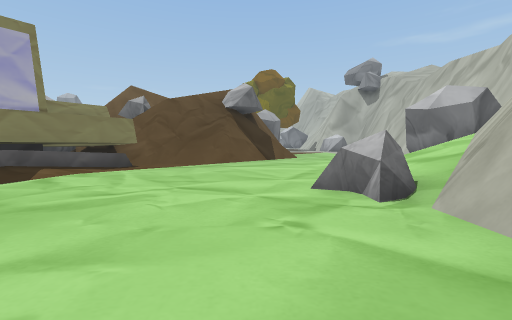
View 1 (above)

24 first-person views from a walk through a 3-D level made in the Unity game engine. The camera is 1.5 m above the floor, tilts 4° down and sees 90° across. The floor is counted in squares, 2 m on a side. Each view is taken from the middle of a square. On the plan, view 1 faces up. The plan holds only what a view shows up to about 9 squares ahead; the rest is blank. The place goes on beyond the plan. Some trees and plants on the terrain are drawn as simple stand-ins. The player character is not drawn. Some surface patterns are stand-ins.

View 2
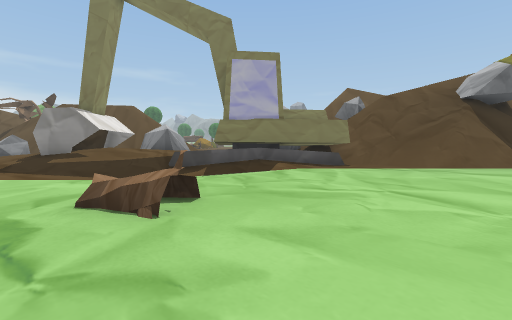

View 3
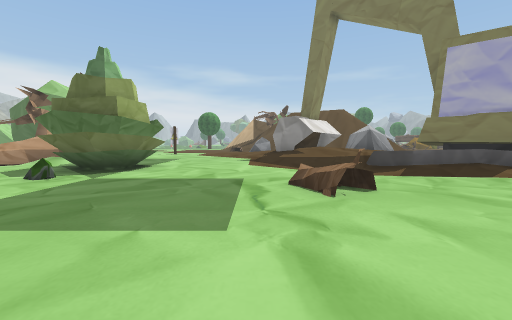

View 4
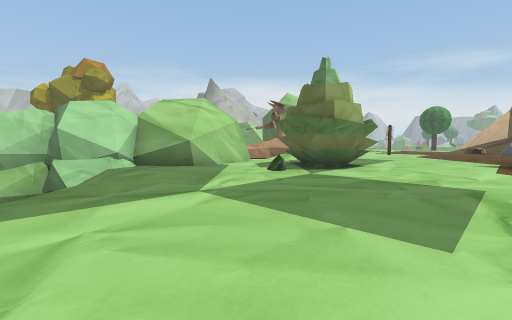

View 5
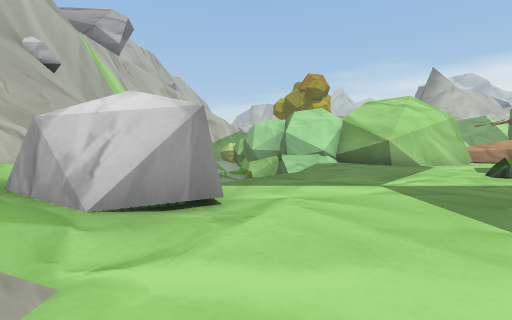

View 6
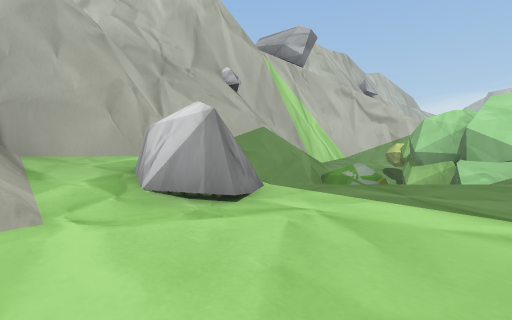

View 7
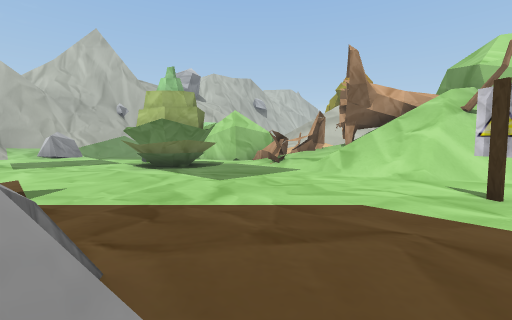

View 8
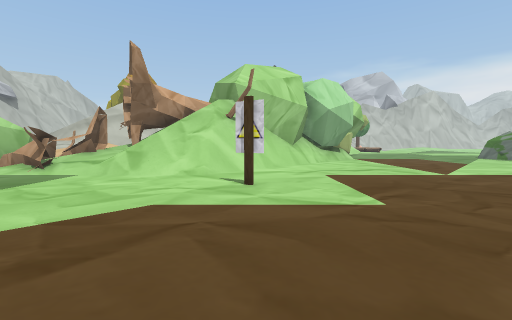

View 9
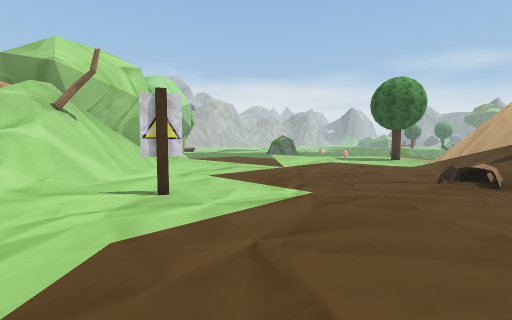

View 10
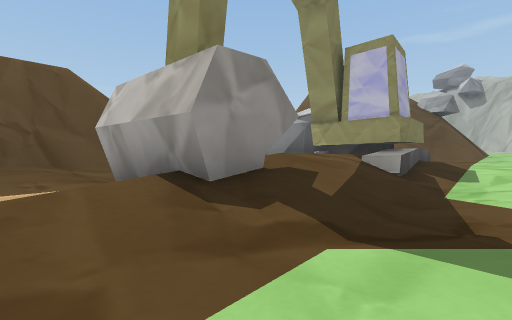

View 11
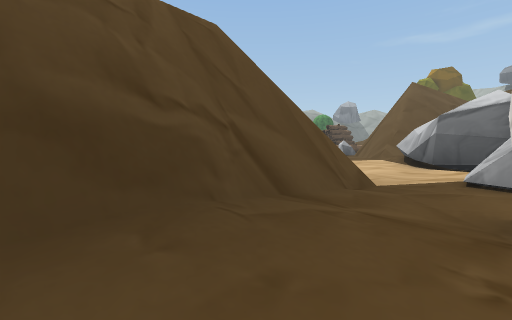

View 12
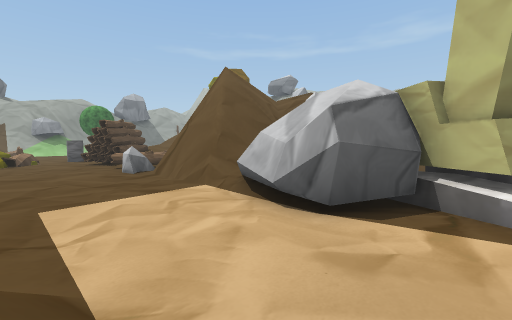

View 13
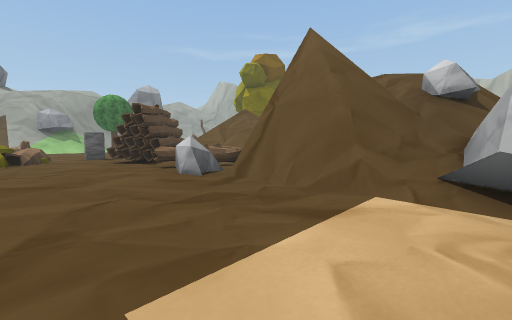

View 14
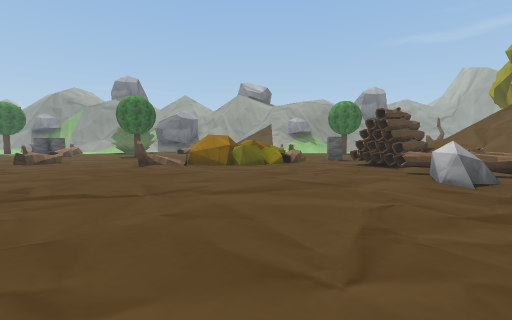

View 15
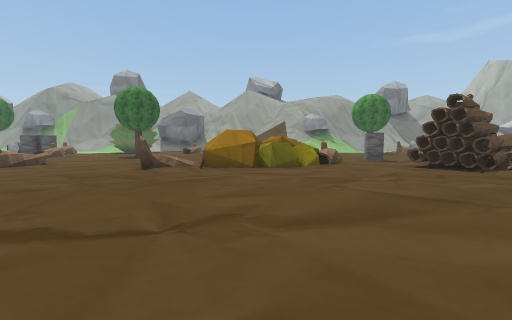

View 16
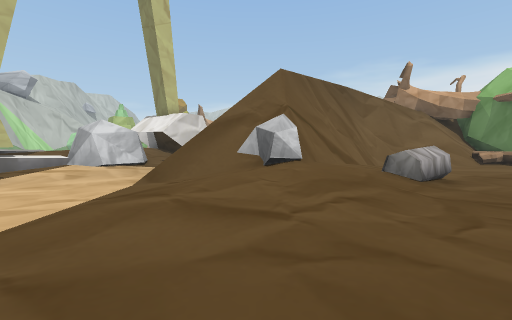

View 17
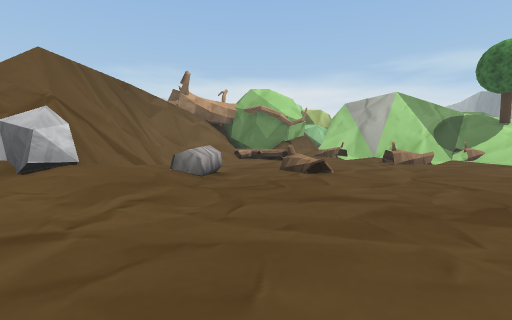

View 18
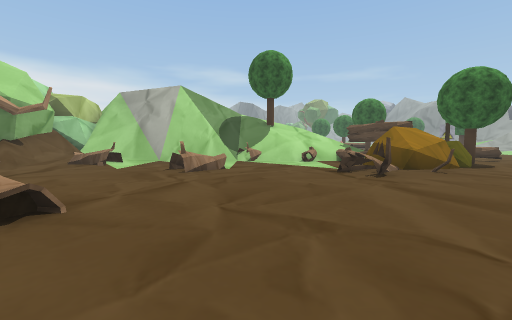

View 19
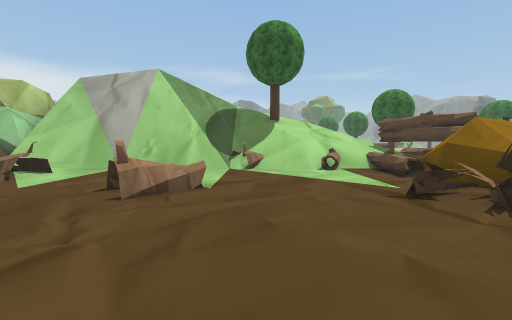

View 20
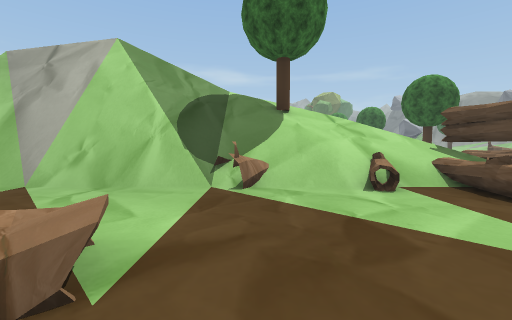

View 21
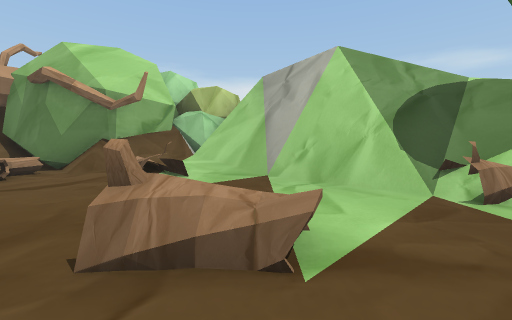

View 22
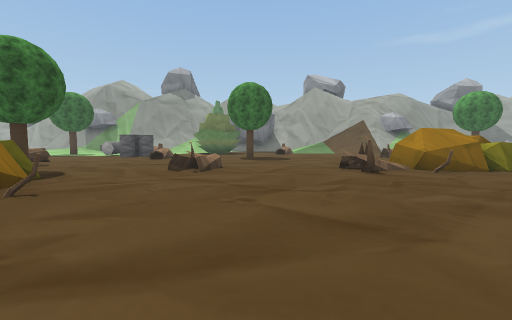

View 23
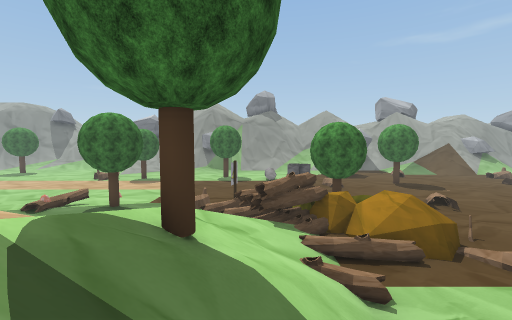

View 24
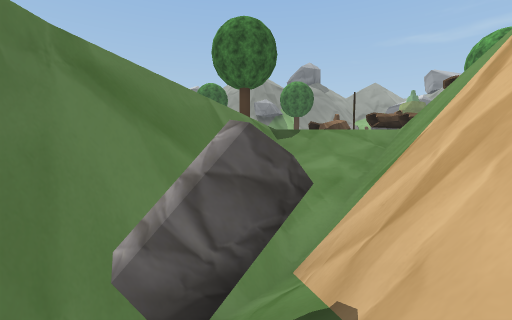

### Floor plan
Key: @ floor where view 1 was taken; # wall or solid block; . main floor; : floor 0.5 m higher than the main floor; - floor 0.5 m lower than the main floor; + floor 0.75 m higher than the main floor; _ floor 0.75 m lower than the main floor; * floor 1.5 m higher than the main floor; / step, stairs or slope; = window, fence, low wall or low ledge; v drop or lower ground; R rock; S stump; T tree; I sign; L log; O other object.
Columns run from 38 left of view 1 to 9 right of it. Each row starts with its distance up from view 1.
 23          ..... .....    SS
 22          O.... S....TTTTS....O/
 21 L   SS    ....SS...T.TTT...OOO*
 20 L:    OO  T................OOO+/
 19 O:   OOOOTTT................OOOO
 18   =////OOTTTT..............OOO
 17   #//=///OTTT..............RR#
 16  v#/#v///OO..T.............R##
 15 v ###v///O..................# vv
 14 ####v T//...................#  #=//  R
 13   /#  ///S..................####R//  R#
 12   /   //==..S...............////RR   R#
 11       //#...S....S....:.....RRR //  /v#
 10       //#.......S....:+.....RRR    //=/
  9       /##..........O:RR//...RRR###.......   RR
  8       ##/..S......../#///....#####.......    R
  7       #//::/..O..../#v///.../#####.......
  6       #=#///.LL.../##v/==.RRR/###........///
  5       ######.LL///###vv#..RRR++=.........+/#
  4            ###      ###..   +/==-......RR/##
  3              #      ##:..#  ///_-......./##
  2              #       :...###//--  ......##
  1                       . R:#:/......S....#
  0                        .R:............@.#####
 -1             v##///S.....:................:+/#
 -2              # //.......................RRR/##
 -3                /...............OO.......R  /####
 -4                ...............OOOOR...../  /#v/
 -5                 .......I.......OO....../  //#/
 -6                  ...................../  //////
 -7                 ........=///.T....T../ RRR// RR#
 -8                ........##///+ TT####.T   //  ###
 -9                .......##v/##T// T   TTTT

Where each view was taken, in squares from view 1:
view 1: 0 up, 0 right, facing up
view 2: 0 up, 0 right, facing up-left
view 3: 0 up, 1 right, facing left
view 4: 0 up, 1 right, facing down-left
view 5: 1 up, 1 right, facing down
view 6: 0 up, 1 left, facing down-right
view 7: 0 up, 15 left, facing down-right
view 8: 0 up, 15 left, facing down
view 9: 1 down, 13 left, facing down-left
view 10: 2 down, 11 left, facing up
view 11: 1 up, 16 left, facing up
view 12: 7 up, 14 left, facing up-right
view 13: 11 up, 14 left, facing up-right
view 14: 11 up, 15 left, facing up
view 15: 13 up, 16 left, facing up
view 16: 14 up, 16 left, facing down
view 17: 14 up, 16 left, facing down-left
view 18: 13 up, 19 left, facing left
view 19: 13 up, 22 left, facing left
view 20: 13 up, 25 left, facing left
view 21: 13 up, 25 left, facing down-left
view 22: 14 up, 22 left, facing up
view 23: 11 up, 31 left, facing up
view 24: 12 up, 36 left, facing up
